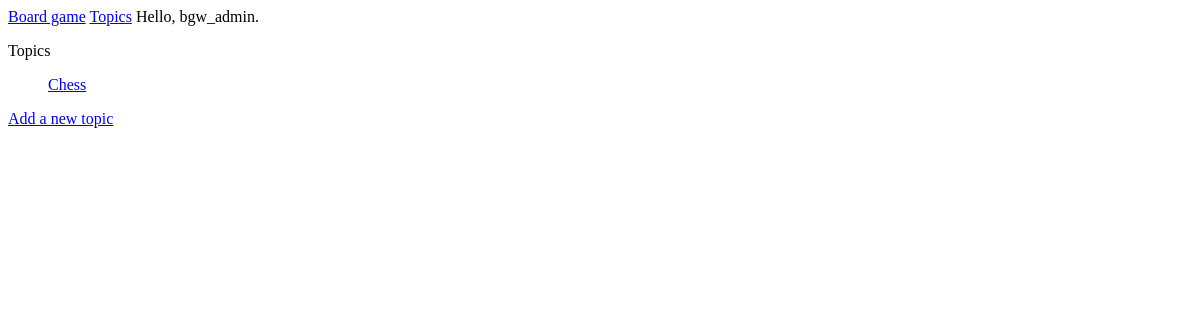
Page /topics/ (signed in) on the earlier database version.
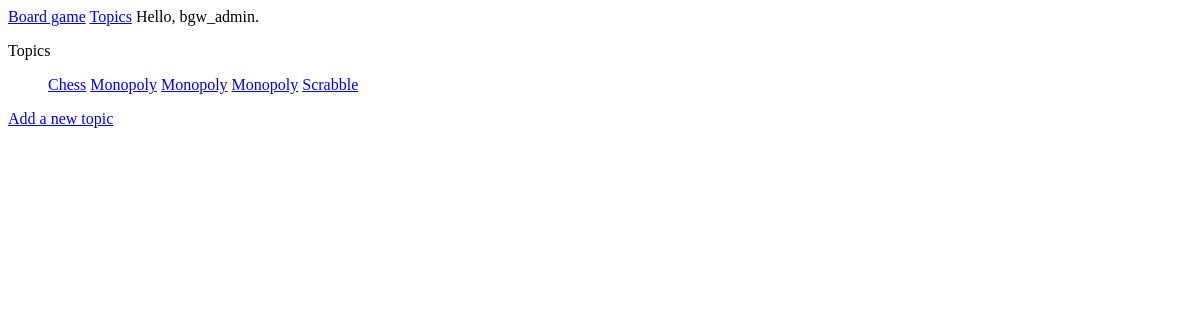
Same page on the later database version.
### boardgame_app/models.py (models this page shows)
class Topic(models.Model):
    text = models.CharField(max_length=200)
    date_added = models.DateTimeField(auto_now_add=True)
    def __str__(self):
        return self.text

### boardgame_app/views.py (the view)
# urls.py: path('topics/', views.topics, name='topics'), # the 'word/' part tells Django to search for URLs that have the word,after base URL
def topics(request):
    topics = Topic.objects.order_by('date_added')
    context = {'topics': topics}
    return render(request, 'boardgame_app/topics.html', context)

### boardgame_app/templates/boardgame_app/topics.html
{% extends "boardgame_app/base.html" %}
{% block content %}
 <p>Topics</p>
 <ul>
 {% for topic in topics %}
      <a href="{% url 'boardgame_app:topic' topic.id %}">{{ topic }}</a>
 {% empty %}
    <li>No topics have been added yet.</li>
 {% endfor %}
 </ul>
 <a href="{% url 'boardgame_app:new_topic' %}">Add a new topic</a>
{% endblock content %}

### boardgame_app/templates/boardgame_app/base.html
<p>
     <a href="{% url 'boardgame_app:index' %}">Board game</a>
     <a href="{% url 'boardgame_app:topics' %}">Topics</a>
    {% if user.is_authenticated %}
        Hello, {{ user.username }}.
    {% else %}
        <a href="{% url 'users:login' %}">Log in</a>
    {% endif %}
</p>
 {% block content %}{% endblock content %}

Differences in the rows shown:
added Topic: text "Monopoly"
added Topic: text "Monopoly"
added Topic: text "Monopoly"
added Topic: text "Scrabble"
